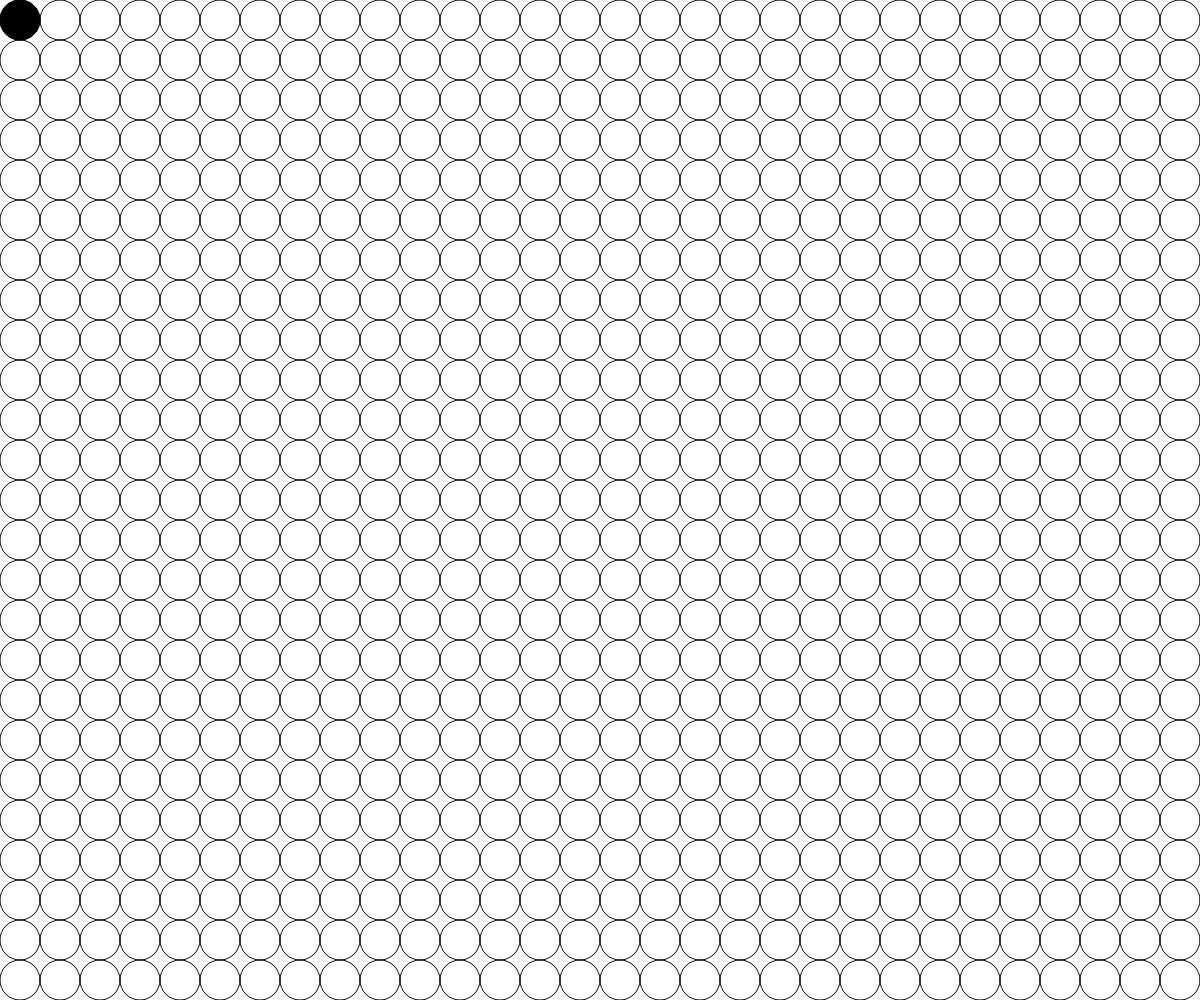
Frame 1 (no input)
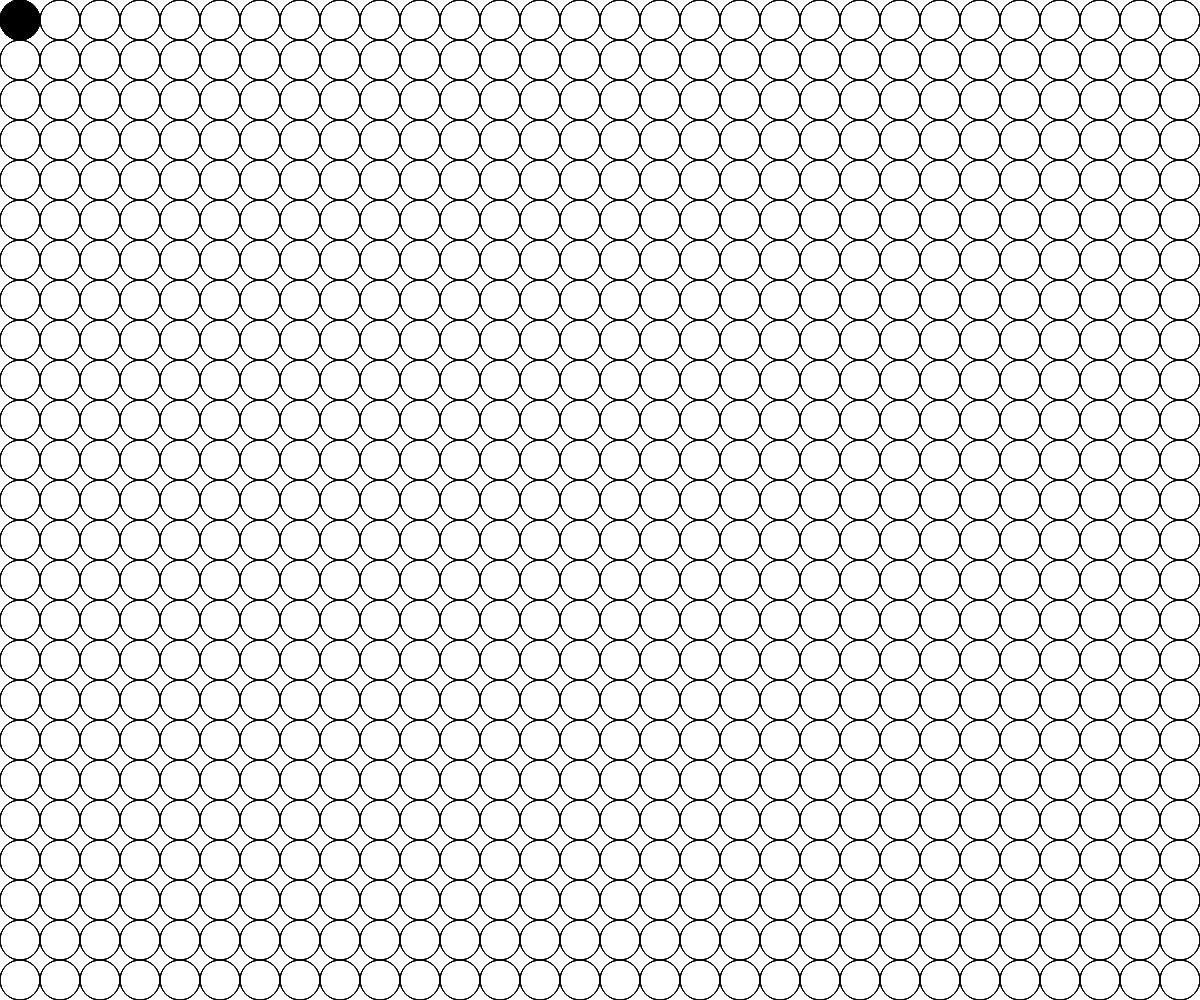
Frame 60 (no input)
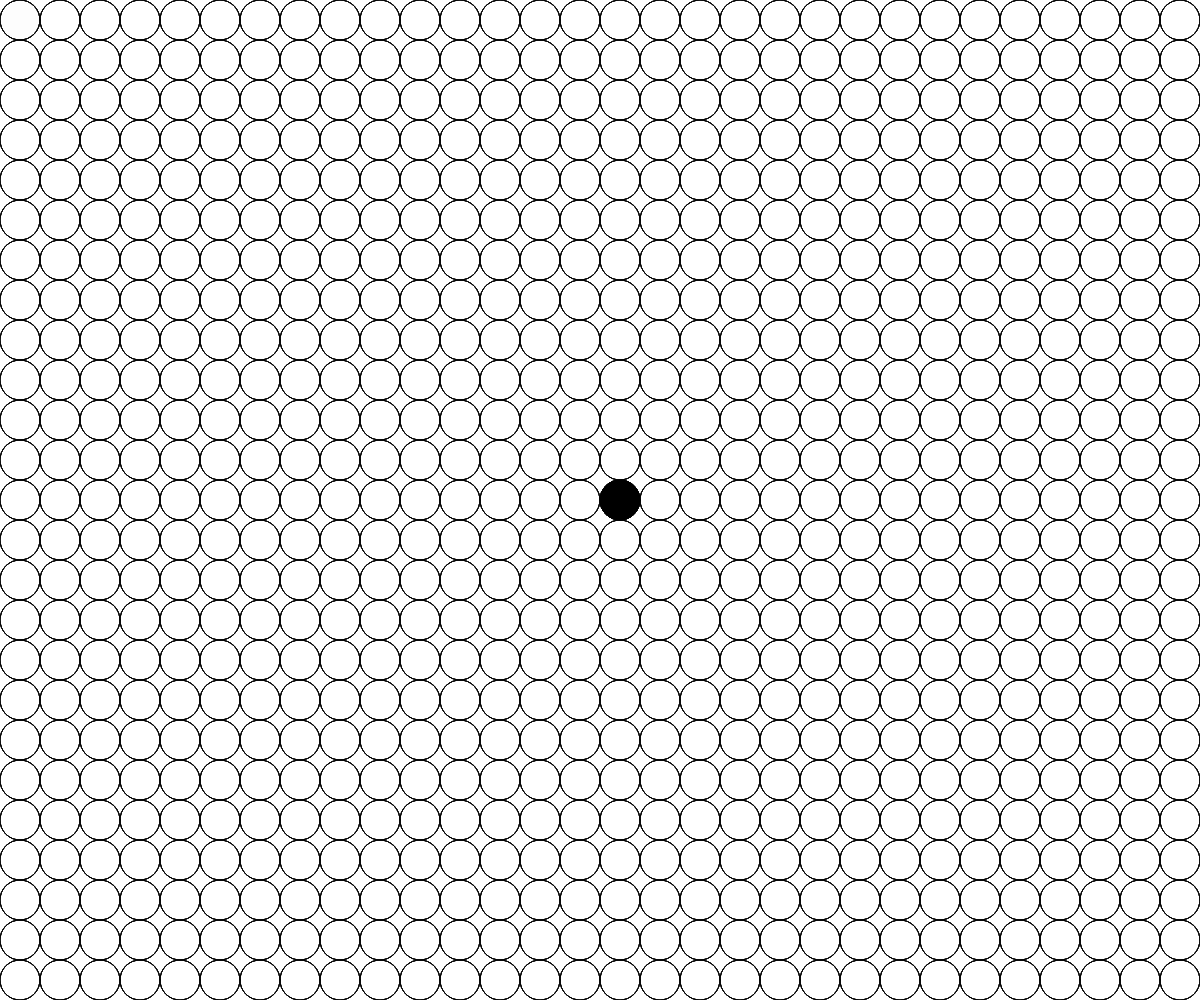
Frame 120 (the mouse pressed at the canvas centre since frame 60)

The p5.js sketch that drew these frames (run headless with seeded random() and noise() and a simulated clock; from frame 60 on, the mouse is pressed at the canvas centre):

// p5.js sketch
// ── sketch.js
let size = 40
let w, h, cols, rows

function lookup(x, y) { // i, j
  let i = Math.floor(cols * (x / w))
  let j = Math.floor(rows * (y / h) )
  
  return [i, j]
}

function setup() {
	createCanvas(windowWidth, windowHeight);
  ellipseMode(CORNER)
  
  cols = Math.floor(width / size)
  rows = Math.floor(height / size)
  w = cols * size
  h = rows * size

  
}

function draw() {
  background(255, 40)
  noFill()
  for (i = 0; i < cols; i ++) {
    for (j = 0; j < rows; j ++) {
      ellipse(i * size , j * size, size, size)
    }
  }
  
  fill(0)
  ellipse(lookup(mouseX, mouseY)[0] * size, lookup(mouseX, mouseY)[1] * size, size, size)
  
  if (mouseIsPressed) {
    
  }
}
